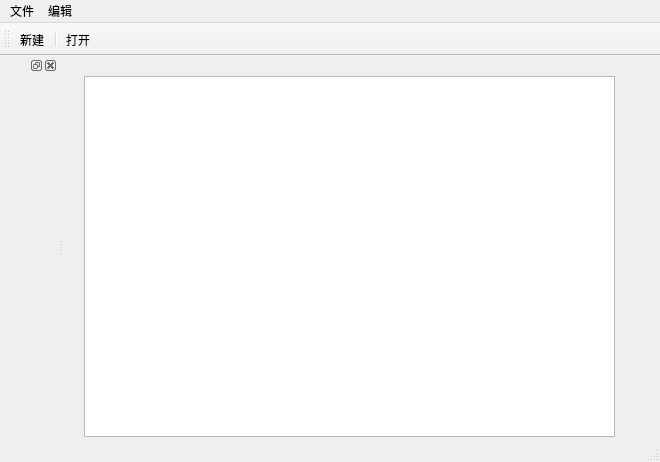
<?xml version="1.0" encoding="UTF-8"?>
<ui version="4.0">
 <class>MainWindow</class>
 <widget class="QMainWindow" name="MainWindow">
  <property name="geometry">
   <rect>
    <x>0</x>
    <y>0</y>
    <width>660</width>
    <height>462</height>
   </rect>
  </property>
  <property name="windowTitle">
   <string>MainWindow</string>
  </property>
  <widget class="QWidget" name="centralwidget">
   <widget class="QTextEdit" name="textEdit">
    <property name="geometry">
     <rect>
      <x>20</x>
      <y>20</y>
      <width>531</width>
      <height>361</height>
     </rect>
    </property>
   </widget>
  </widget>
  <widget class="QMenuBar" name="menubar">
   <property name="geometry">
    <rect>
     <x>0</x>
     <y>0</y>
     <width>660</width>
     <height>26</height>
    </rect>
   </property>
   <widget class="QMenu" name="menu">
    <property name="title">
     <string>文件</string>
    </property>
    <addaction name="actionnew"/>
    <addaction name="separator"/>
    <addaction name="actionopen"/>
   </widget>
   <widget class="QMenu" name="menu_2">
    <property name="title">
     <string>编辑</string>
    </property>
   </widget>
   <addaction name="menu"/>
   <addaction name="menu_2"/>
  </widget>
  <widget class="QStatusBar" name="statusbar"/>
  <widget class="QToolBar" name="toolBar">
   <property name="windowTitle">
    <string>toolBar</string>
   </property>
   <attribute name="toolBarArea">
    <enum>TopToolBarArea</enum>
   </attribute>
   <attribute name="toolBarBreak">
    <bool>false</bool>
   </attribute>
   <addaction name="actionnew"/>
   <addaction name="separator"/>
   <addaction name="actionopen"/>
  </widget>
  <widget class="QDockWidget" name="dockWidget">
   <property name="allowedAreas">
    <set>Qt::BottomDockWidgetArea|Qt::TopDockWidgetArea</set>
   </property>
   <attribute name="dockWidgetArea">
    <number>1</number>
   </attribute>
   <widget class="QWidget" name="dockWidgetContents"/>
  </widget>
  <action name="actionnew">
   <property name="text">
    <string>新建</string>
   </property>
  </action>
  <action name="actionopen">
   <property name="text">
    <string>打开</string>
   </property>
  </action>
 </widget>
 <resources/>
 <connections/>
</ui>
